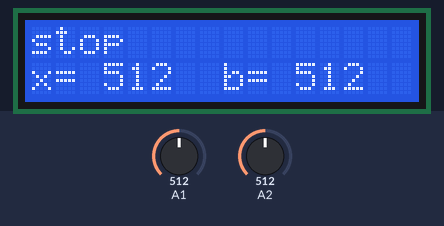
A sketch run on a simulated Arduino Uno, built with avr-gcc and run on an emulated ATmega328P. Shown: 16×2 character LCD. The test bench sets the inputs (shaded band); at power-on: A1 = 512, A2 = 512.

Above: at 1.27 s.
1.3 s: A1 set to 309
At 1.53 s:
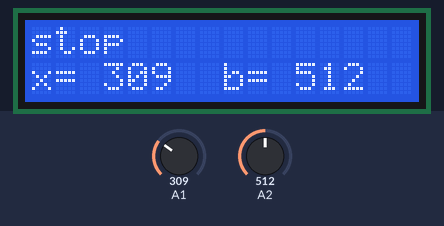
4.3 s: A1 set to 286
At 4.58 s:
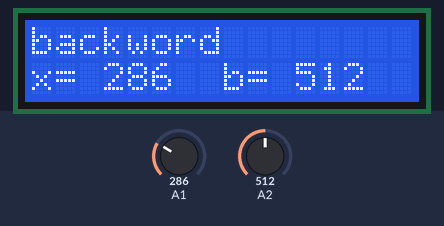
7.1 s: A1 set to 910
At 7.65 s:
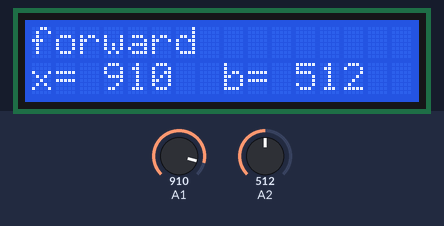
9.7 s: A2 set to 716
At 10.29 s:
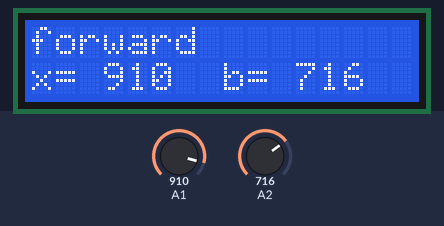
11.2 s: A2 set to 900
At 11.77 s:
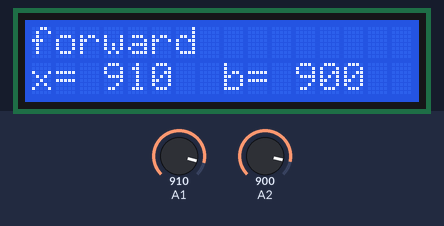
14.2 s: A2 set to 1010
At 14.83 s:
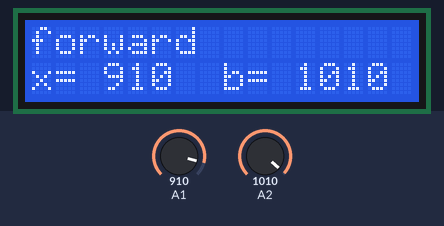

Measured:
- the behaviour switches between 300 and 299 on A1 (found by bisection; images 1 and 2)
- after the input at 1.3 s, the display: changes at once (image 1)
- after the input at 4.3 s, the display: changes after 0.08 s (image 2)
- after the input at 7.1 s, the display: changes at once (image 3)
- after the input at 9.7 s, the display: changes after 0.07 s (image 4)
- after the input at 14.2 s, the display: changes after 0.11 s (image 6)
- what the display in image 1 shows lasts 0.4 s, from 1.3 s to 1.7 s

The sketch:

joystick_lcd.ino
```cpp
#include <LiquidCrystal.h>
LiquidCrystal lcd(12, 11, 5, 4, 3, 2);
void setup()
{
  Serial.begin(9600);
 lcd.begin(16, 2);
}
void loop()
{
  int a=analogRead(A1);
  int b=analogRead(A2);

  lcd.setCursor(0,1);
  lcd.print("x=");
    lcd.setCursor(3,1);
  lcd.print(a);

  lcd.setCursor(8,1);
  lcd.print("b=");
    lcd.setCursor(11,1);
  lcd.print(b);


  if(a>900)
  {
    lcd.setCursor(0,0);
    lcd.print("forward");
  }

  else if(a<300)
  {
    lcd.setCursor(0,0);
    lcd.print("backword");

  }
  else if(b<200)
  {
    lcd.setCursor(0,0);
    lcd.print("right");

  }
  else if(b>1000)
  {
    lcd.setCursor(0,0);
    lcd.print("left");
  }


  else
  {
  lcd.setCursor(0,0);
  lcd.print("stop");
  }

  delay(100);
lcd.clear();

}


 /* else if(b>900)
  {
    lcd.print("right");
digitalWrite(10,HIGH);
digitalWrite(11,LOW);
digitalWrite(12,LOW);
digitalWrite(13,HIGH);

  }
  else  if(b<300)
  {
    lcd.print("left");
digitalWrite(10,LOW);
digitalWrite(11,HIGH);
digitalWrite(12,HIGH);
digitalWrite(13,LOW);

  }

    else
  {
digitalWrite(10,LOW);
digitalWrite(11,LOW);
digitalWrite(12,LOW);
digitalWrite(13,LOW);

  }


} */
```
